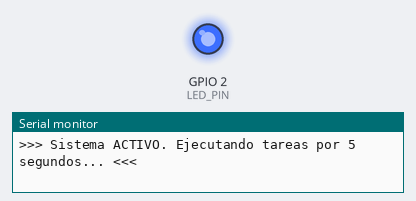
Recording of a program running on a simulated ESP32. Shown: output pins drawn as LEDs (lit = HIGH), the last lines printed to the serial monitor.

Above: at 3.5 s.
At 7.7 s:
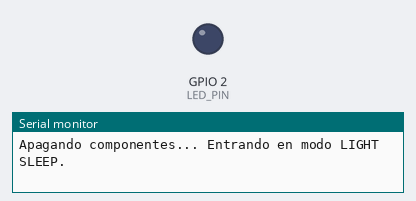
Timing chart, 0 to 12.1 s (numbered marks = the images above):
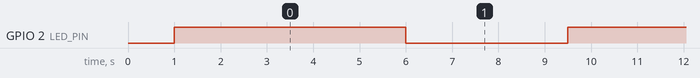

Measured:
- by itself, GPIO 2 (LED_PIN): alternates HIGH for 5.0 s and LOW for 3.5 s

The program:

main.cpp
```cpp
#include <Arduino.h>

#define LED_PIN 2
#define BUTTON_PIN 33

void setup() {
    Serial.begin(115200);
    delay(1000);

    pinMode(LED_PIN, OUTPUT);
    pinMode(BUTTON_PIN, INPUT_PULLUP); // Usamos la resistencia interna tranquilamente
}

void loop() {
    Serial.println("\n>>> Sistema ACTIVO. Ejecutando tareas por 5 segundos... <<<");
    digitalWrite(LED_PIN, HIGH);
    delay(5000);

    Serial.println("Apagando componentes... Entrando en modo LIGHT SLEEP.");
    digitalWrite(LED_PIN, LOW);
    delay(500);

    // 1. Configuramos los despertadores
    esp_sleep_enable_timer_wakeup(10000000); // Temporizador de 10 segundos
    esp_sleep_enable_ext0_wakeup(GPIO_NUM_33, 0); // Botón hacia GND

    // 2. Entramos en Light Sleep (El simulador se PAUSA justo aquí)
    esp_light_sleep_start();

    // 3. ¡Despertó! El código CONTINÚA desde aquí
    esp_sleep_wakeup_cause_t wakeup_reason = esp_sleep_get_wakeup_cause();

    if(wakeup_reason == ESP_SLEEP_WAKEUP_EXT0) {
        Serial.println(">>> Sistema despertado por INTERRUPCION EXTERNA (Boton) <<<");
    } else if(wakeup_reason == ESP_SLEEP_WAKEUP_TIMER) {
        Serial.println(">>> Sistema despertado por TEMPORIZADOR (Timer) <<<");
    }

    delay(2000); // Pequeña pausa de 2 segundos antes de repetir el ciclo
}
```
